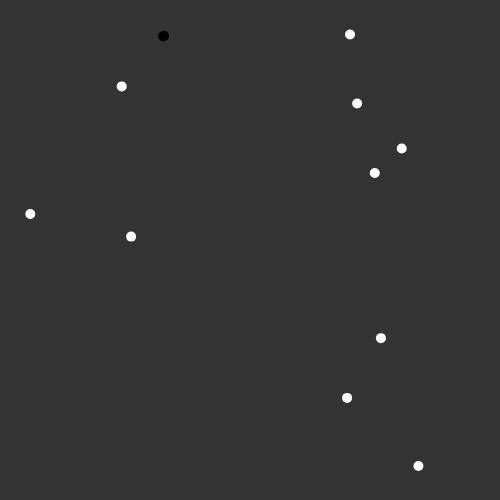
Frame 1 (no input)
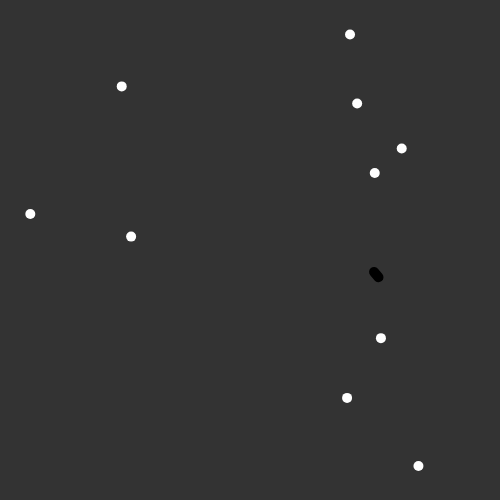
Frame 60 (no input)
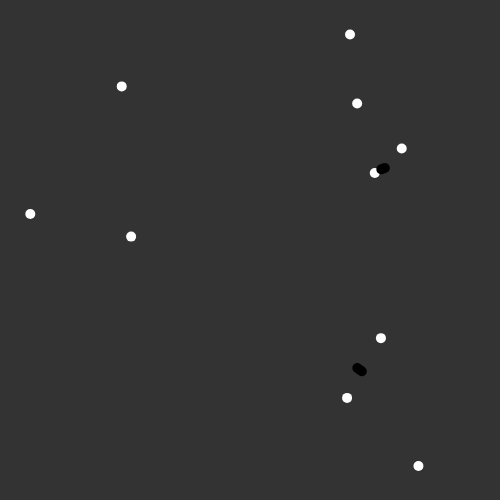
Frame 120 (the mouse pressed at the canvas centre since frame 60)

The p5.js sketch that drew these frames (run headless with seeded random() and noise() and a simulated clock; from frame 60 on, the mouse is pressed at the canvas centre):

// p5.js sketch
// ── sketch.js
var poles = [];
var atoms = [];
const POLE_NUM = 10;
const ATOM_NUM = 1;
const subframeSteps = 1;

function setup(){
  createCanvas(500, 500);

  Atom.DeclareTarget(poles);

  for(let i = 0; i < POLE_NUM; i++){
    poles.push(new Pole(random(width), random(height)));
  }

  for(let i = 0; i < ATOM_NUM; i++){
    atoms.push(new Atom(random(width), random(height)));
  }
}

function draw(){

  background(51);
  //frameRate(3);

  (function(){
    for(pole of poles){
      pole.run();
    }

    for(atom of atoms){
      for (var i = 0; i < poles.length; i++) {
      atom.attracted(poles[i]);
      }

      atom.run();
    }
  })();
}

function mousePressed(){
  atoms.push(new Atom(mouseX, mouseY));
}

// ── atom.js
function Atom(x, y){
  this.pos = createVector(x, y);
  this.prevPos = createVector();
  this.vel = p5.Vector.random2D();
  this.acc = createVector();

  Atom.Target;

  this.run = function(){
    this.update();
    this.show();
  }

  this.update = function(){
    this.prevPos = createVector(this.pos.x, this.pos.y);

    this.vel.add(p5.Vector.div(this.acc, subframeSteps));
    this.pos.add(p5.Vector.div(this.vel, subframeSteps));

    this.acc = createVector();
  }

  this.show = function(){
    push();
    strokeWeight(10);
    line(this.prevPos.x, this.prevPos.y, this.pos.x, this.pos.y);
    pop();
  }

  this.attracted = function(target){ //F = ( G * m1 * m2 ) / pow( distance_m1&m2 , 2 )
    var force = p5.Vector.sub(target.pos, this.pos); //vector pointing toward arg[0] from arg[1]
    var distance = force.mag(); //determines the length of a vector
    distance = constrain(distance, 1, 25);
    var G = 20;
    var strength = G / (distance * distance);
    force.setMag(strength);
    this.acc.add(force);
  }
}


Atom.DeclareTarget = function(arr){
  Atom.Target = arr;
}

// ── pole.js
function Pole(x, y){
  this.pos = createVector(x, y);
  Pole.Radius = 10;

  this.run = function(){
    this.show();
  }

  this.show = function(){
    push();
    stroke(255);
    strokeWeight(10);
    point(x, y);
    pop();
  }
}
